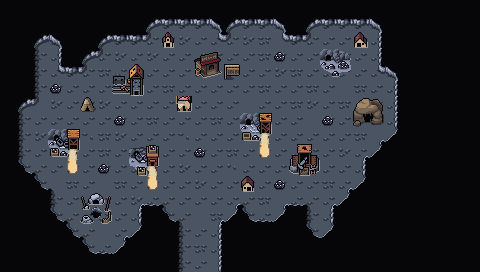

Below is a game level as drawn by its tile map, then a one-line description and the .tmx that defines it (tile-layer data replaced by summaries):
An orthogonal 30x17 tile map with 16x16 px tiles, 6 tile layers (Collision, Background, Background 2, Walls, ...), 2 tilesets and 16 objects.

<map version="1.10" tiledversion="1.10.1" orientation="orthogonal" renderorder="right-down" width="30" height="17" tilewidth="16" tileheight="16" infinite="0" nextlayerid="8" nextobjectid="59">
 <editorsettings>
  <export target="wastetown..tmx" format="tmx" />
 </editorsettings>
 <tileset firstgid="1" source="../tileset/main.tsx" />
 <tileset firstgid="10113" source="../tileset/buildings.tsx" />
 <layer id="6" name="Collision" width="30" height="17">
  <data>[510 cells, 4 non-empty, 4 distinct tile ids]</data>
 </layer>
 <layer id="1" name="Background" width="30" height="17">
  <data>[510 cells, 510 non-empty, 1 distinct tile ids]</data>
 </layer>
 <layer id="7" name="Background 2" width="30" height="17">
  <data>[510 cells, 493 non-empty, 1 distinct tile ids]</data>
 </layer>
 <layer id="2" name="Walls" width="30" height="17">
  <data>[510 cells, 312 non-empty, 13 distinct tile ids]</data>
 </layer>
 <layer id="3" name="Clutter" width="30" height="17">
  <properties>
   <property name="spriteLayer" type="bool" value="true" />
  </properties>
  <data>[510 cells, 78 non-empty, 33 distinct tile ids]</data>
 </layer>
 <layer id="5" name="Rooftops" width="30" height="17">
  <data>[510 cells, 13 non-empty, 13 distinct tile ids]</data>
 </layer>
 <objectgroup id="4" name="Objects">
  <object id="38" template="../obj/entry_up.tx" x="176" y="273.333" width="48" height="16" />
  <object id="41" template="../obj/shop.tx" x="64" y="163.5" />
  <object id="42" template="../obj/shop.tx" x="336.5" y="80" />
  <object id="43" template="../obj/shop.tx" x="304.5" y="177.5" />
  <object id="44" template="../obj/shop.tx" x="127.5" y="98.5" />
  <object id="45" template="../obj/shop.tx" x="256.5" y="146.5" />
  <object id="46" template="../obj/shop.tx" x="145" y="178.5" />
  <object id="47" template="../obj/inn.tx" x="207.5" y="79" />
  <object id="49" template="../obj/enemy.tx" x="96" y="164.5">
   <properties>
    <property name="enemy" value="Goblin" />
   </properties>
  </object>
  <object id="51" template="../obj/enemy.tx" x="311" y="210.167">
   <properties>
    <property name="enemy" value="Goblin Chief" />
   </properties>
  </object>
  <object id="53" template="../obj/enemy.tx" x="41" y="77.5">
   <properties>
    <property name="enemy" value="Goblin Warrior" />
   </properties>
  </object>
  <object id="54" template="../obj/gold.tx" x="41.3333" y="55.3333" />
  <object id="55" template="../obj/gold.tx" x="313" y="234.333" />
  <object id="56" template="../obj/enemy.tx" x="191.5" y="207.167">
   <properties>
    <property name="enemy" value="Goblin" />
   </properties>
  </object>
  <object id="57" template="../obj/enemy.tx" x="200.833" y="121.167">
   <properties>
    <property name="enemy" value="Goblin" />
   </properties>
  </object>
  <object id="58" template="../obj/enemy.tx" x="304" y="96.8333">
   <properties>
    <property name="enemy" value="Goblin" />
   </properties>
  </object>
 </objectgroup>
</map>
